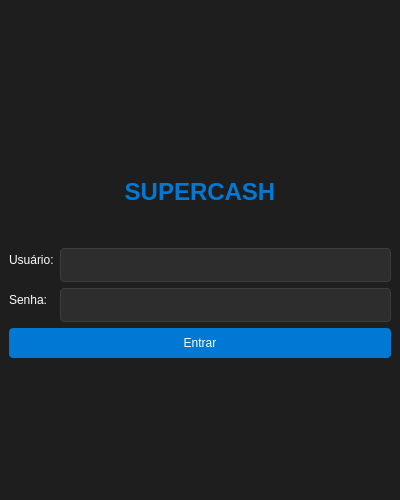
<?xml version="1.0" encoding="UTF-8"?>
<ui version="4.0">
 <class>LoginWindow</class>
 <widget class="QMainWindow" name="LoginWindow">
  <property name="geometry">
   <rect>
    <x>0</x>
    <y>0</y>
    <width>400</width>
    <height>500</height>
   </rect>
  </property>
  <property name="windowTitle">
   <string>Supercash - Login</string>
  </property>
  <property name="styleSheet">
   <string notr="true">
    QMainWindow {
        background-color: #1e1e1e;
    }
    QLabel {
        color: #ffffff;
        font-size: 12px;
    }
    QLineEdit {
        padding: 8px;
        background-color: #2d2d2d;
        border: 1px solid #3d3d3d;
        border-radius: 4px;
        color: #ffffff;
        font-size: 12px;
    }
    QPushButton {
        background-color: #0078d4;
        color: #ffffff;
        border: none;
        border-radius: 4px;
        padding: 8px 16px;
        font-size: 12px;
    }
    QPushButton:hover {
        background-color: #1084d8;
    }
   </string>
  </property>
  <widget class="QWidget" name="centralwidget">
   <layout class="QVBoxLayout" name="verticalLayout">
    <item>
     <spacer name="verticalSpacer">
      <property name="orientation">
       <enum>Qt::Vertical</enum>
      </property>
      <property name="sizeHint" stdset="0">
       <size>
        <width>20</width>
        <height>40</height>
       </size>
      </property>
     </spacer>
    </item>
    <item alignment="Qt::AlignHCenter">
     <widget class="QLabel" name="label_logo">
      <property name="minimumSize">
       <size>
        <width>200</width>
        <height>100</height>
       </size>
      </property>
      <property name="text">
       <string>SUPERCASH</string>
      </property>
      <property name="alignment">
       <set>Qt::AlignCenter</set>
      </property>
      <property name="styleSheet">
       <string>font-size: 24px; font-weight: bold; color: #0078d4;</string>
      </property>
     </widget>
    </item>
    <item>
     <layout class="QFormLayout" name="formLayout">
      <item row="0" column="0">
       <widget class="QLabel" name="label_username">
        <property name="text">
         <string>Usuário:</string>
        </property>
       </widget>
      </item>
      <item row="0" column="1">
       <widget class="QLineEdit" name="lineEdit_username"/>
      </item>
      <item row="1" column="0">
       <widget class="QLabel" name="label_password">
        <property name="text">
         <string>Senha:</string>
        </property>
       </widget>
      </item>
      <item row="1" column="1">
       <widget class="QLineEdit" name="lineEdit_password">
        <property name="echoMode">
         <enum>QLineEdit::Password</enum>
        </property>
       </widget>
      </item>
     </layout>
    </item>
    <item>
     <widget class="QPushButton" name="pushButton_login">
      <property name="text">
       <string>Entrar</string>
      </property>
     </widget>
    </item>
    <item>
     <spacer name="verticalSpacer_2">
      <property name="orientation">
       <enum>Qt::Vertical</enum>
      </property>
      <property name="sizeHint" stdset="0">
       <size>
        <width>20</width>
        <height>40</height>
       </size>
      </property>
     </spacer>
    </item>
   </layout>
  </widget>
 </widget>
</ui>
